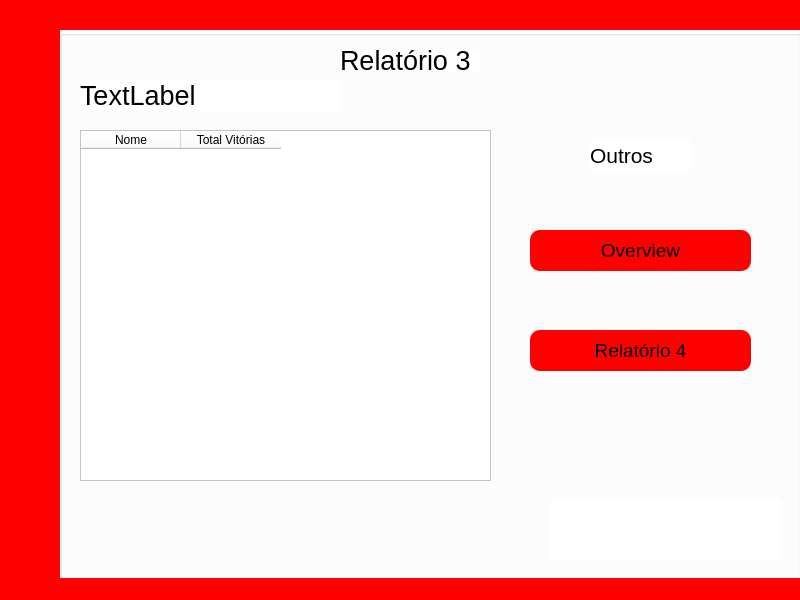
<?xml version="1.0" encoding="UTF-8"?>
<ui version="4.0">
 <class>MainWindow</class>
 <widget class="QMainWindow" name="MainWindow">
  <property name="geometry">
   <rect>
    <x>0</x>
    <y>0</y>
    <width>800</width>
    <height>600</height>
   </rect>
  </property>
  <property name="windowTitle">
   <string>MainWindow</string>
  </property>
  <property name="styleSheet">
   <string notr="true">background-color: rgb(255, 0, 0);</string>
  </property>
  <widget class="QWidget" name="centralwidget">
   <widget class="QGroupBox" name="groupBox">
    <property name="geometry">
     <rect>
      <x>60</x>
      <y>30</y>
      <width>741</width>
      <height>551</height>
     </rect>
    </property>
    <property name="styleSheet">
     <string notr="true">background-color: rgb(255, 255, 255);</string>
    </property>
    <property name="title">
     <string/>
    </property>
    <widget class="QLabel" name="label_8">
     <property name="geometry">
      <rect>
       <x>490</x>
       <y>470</y>
       <width>231</width>
       <height>61</height>
      </rect>
     </property>
     <property name="text">
      <string/>
     </property>
     <property name="pixmap">
      <pixmap>../formula-1-logo-1-1.png</pixmap>
     </property>
     <property name="scaledContents">
      <bool>true</bool>
     </property>
     <property name="alignment">
      <set>Qt::AlignLeading|Qt::AlignLeft|Qt::AlignVCenter</set>
     </property>
    </widget>
    <widget class="QLabel" name="label">
     <property name="geometry">
      <rect>
       <x>280</x>
       <y>20</y>
       <width>141</width>
       <height>21</height>
      </rect>
     </property>
     <property name="font">
      <font>
       <pointsize>20</pointsize>
      </font>
     </property>
     <property name="text">
      <string>Relatório 3</string>
     </property>
    </widget>
    <widget class="QLabel" name="label_3">
     <property name="geometry">
      <rect>
       <x>530</x>
       <y>110</y>
       <width>101</width>
       <height>31</height>
      </rect>
     </property>
     <property name="font">
      <font>
       <pointsize>16</pointsize>
      </font>
     </property>
     <property name="text">
      <string>Outros</string>
     </property>
    </widget>
    <widget class="QPushButton" name="Relatorio4">
     <property name="geometry">
      <rect>
       <x>470</x>
       <y>300</y>
       <width>221</width>
       <height>41</height>
      </rect>
     </property>
     <property name="font">
      <font>
       <pointsize>14</pointsize>
      </font>
     </property>
     <property name="styleSheet">
      <string notr="true">QPushButton{
	background-color: rgb(255, 0, 0);
	border-radius:10px;
		
}

QPushButton:hover{
	background-color: rgb(191, 0, 0);
	border:none;	
	gridline-color: rgb(191, 0, 0);
}

QPushButton:pressr{
	border:none;	
	border-bottom:none;
	gridline-color: rgb(191, 0, 0);
}</string>
     </property>
     <property name="text">
      <string>Relatório 4</string>
     </property>
    </widget>
    <widget class="QPushButton" name="EscuderiaOverview">
     <property name="geometry">
      <rect>
       <x>470</x>
       <y>200</y>
       <width>221</width>
       <height>41</height>
      </rect>
     </property>
     <property name="font">
      <font>
       <pointsize>14</pointsize>
      </font>
     </property>
     <property name="styleSheet">
      <string notr="true">QPushButton{
	background-color: rgb(255, 0, 0);
	border-radius:10px;
		
}

QPushButton:hover{
	background-color: rgb(191, 0, 0);
	border:none;	
	gridline-color: rgb(191, 0, 0);
}

QPushButton:pressr{
	border:none;	
	border-bottom:none;
	gridline-color: rgb(191, 0, 0);
}</string>
     </property>
     <property name="text">
      <string>Overview</string>
     </property>
    </widget>
    <widget class="QLabel" name="label_5">
     <property name="geometry">
      <rect>
       <x>130</x>
       <y>370</y>
       <width>47</width>
       <height>13</height>
      </rect>
     </property>
     <property name="text">
      <string/>
     </property>
    </widget>
    <widget class="QTableWidget" name="Tabela">
     <property name="geometry">
      <rect>
       <x>20</x>
       <y>100</y>
       <width>411</width>
       <height>351</height>
      </rect>
     </property>
     <column>
      <property name="text">
       <string>Nome</string>
      </property>
     </column>
     <column>
      <property name="text">
       <string>Total Vitórias</string>
      </property>
     </column>
    </widget>
    <widget class="QLabel" name="Escuderia">
     <property name="geometry">
      <rect>
       <x>20</x>
       <y>50</y>
       <width>261</width>
       <height>31</height>
      </rect>
     </property>
     <property name="font">
      <font>
       <pointsize>20</pointsize>
      </font>
     </property>
     <property name="text">
      <string>TextLabel</string>
     </property>
    </widget>
   </widget>
  </widget>
  <widget class="QMenuBar" name="menubar">
   <property name="geometry">
    <rect>
     <x>0</x>
     <y>0</y>
     <width>800</width>
     <height>21</height>
    </rect>
   </property>
  </widget>
  <widget class="QStatusBar" name="statusbar"/>
 </widget>
 <resources/>
 <connections/>
</ui>
